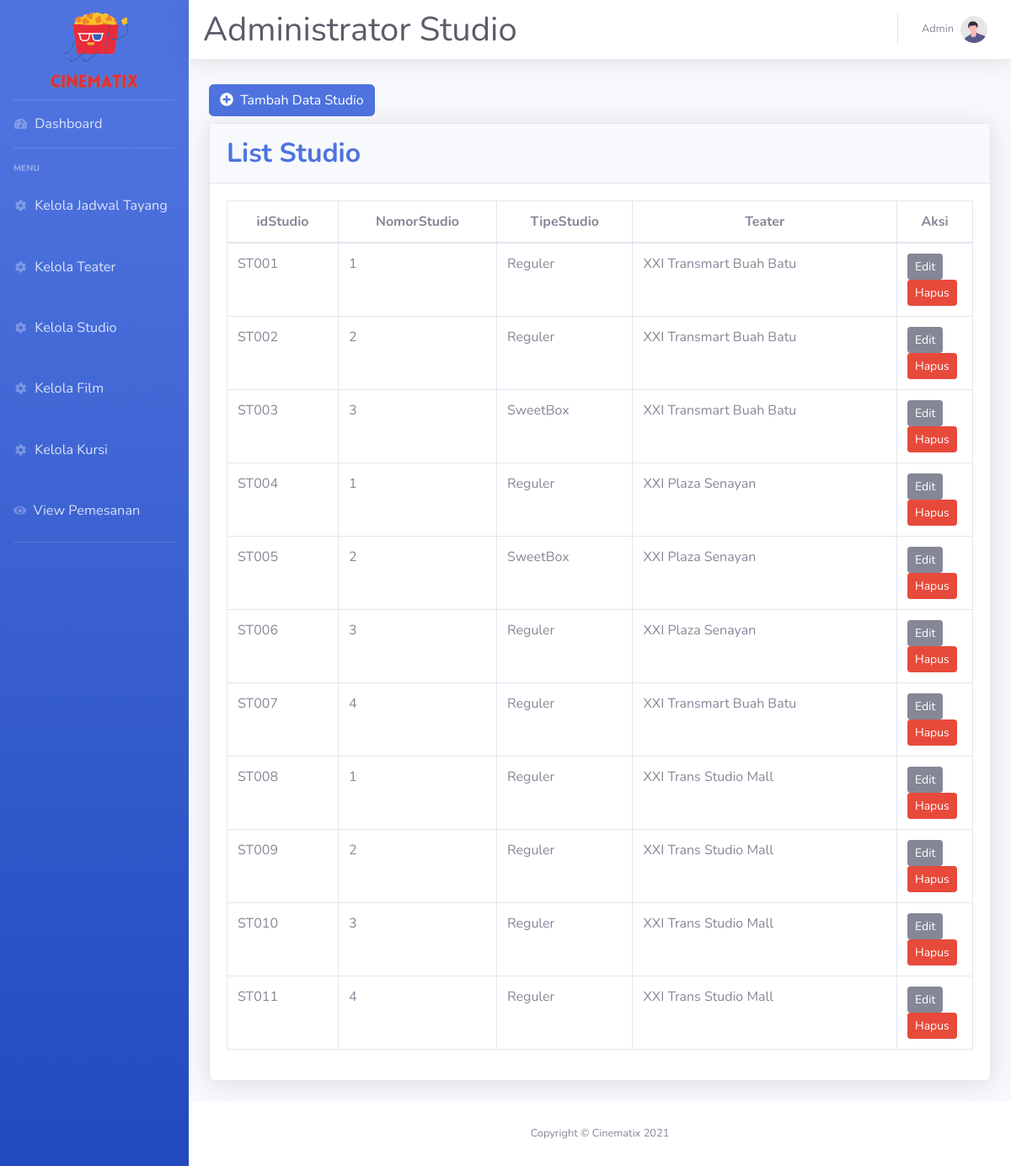
Page /index.php/studio on the earlier database version.
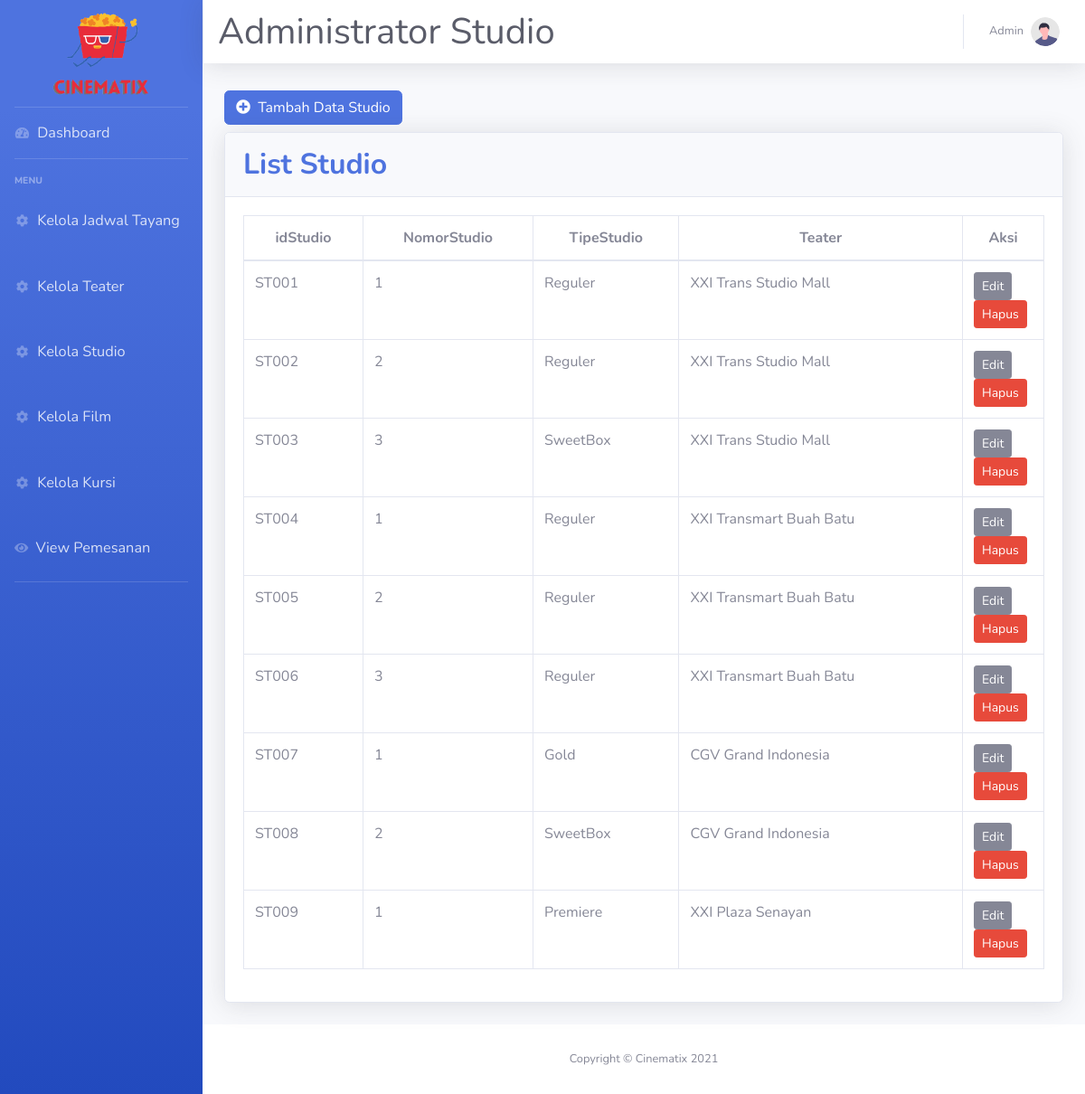
Same page on the later database version.
### tables this page shows
CREATE TABLE `studio` (
  `idStudio` varchar(5) NOT NULL,
  `NomorStudio` varchar(2) NOT NULL,
  `TipeStudio` varchar(10) NOT NULL,
  `idTeater` varchar(5) NOT NULL
);

CREATE TABLE `teater` (
  `idTeater` varchar(5) NOT NULL,
  `NamaTeater` varchar(50) NOT NULL,
  `image` varchar(128) NOT NULL
);

### application/controllers/Studio.php (called while the page is built, shortened)
<?php
class Studio extends CI_Controller {
    public function __construct(){
        $this->load->library('form_validation');
        $this->load->model('Studio_Model');
        $this->load->model('Teater_Model');
        $this->load->helper('form');
    }
    public function index()
        {
            $data['judul'] = 'Studio';
            $data['studio'] = $this->Studio_Model->getAllStudio();
            $data['teater'] = $this->Teater_Model->getAllTeater();
            $this->load->view('templates/header_admin.php',$data);
            $this->load->view('Admin/KelolaStudio.php',$data);
            $this->load->view('templates/footer_admin.php');
        }
}

### index.php (called while the page is built, shortened)
<?php
require_once BASEPATH.'core/CodeIgniter.php';

### application/models/Studio_Model.php (called while the page is built, shortened)
<?php
class Studio_Model extends CI_model{
    public function getAllStudio(){
        $this->db->select('studio.*,teater.NamaTeater as namateater');
        $this->db->from('studio');
        $this->db->join('teater','teater.idTeater = studio.idTeater');
        return $this->db->get()->result_array();
    }
}
?>

### application/views/Admin/KelolaStudio.php (the view, shortened to what this page needs)
<div class="container-fluid" style="margin-top:100px">
<div class="row">
    <div class="col-md-6">
        <a href="" class="btn btn-primary addStudiobtn mb-2"  data-toggle="modal" data-target="#studioModal"><i class="fa fa-plus-circle mr-1"></i> Tambah Data Studio</a>
    </div>
</div>
<div class="card shadow mb-4">
    <div class="card-header py-3">
        <h2 class="m-0 font-weight-bold text-primary">List Studio</h2>
    </div>
    <div class="card-body">
        <div class="table-responsive">
            <table class="table table-bordered" id="dataTable" width="100%" cellspacing="0" >
                <thead style="text-align:center;">
                    <tr>
                        <th>idStudio</th>
                        <th>NomorStudio</th>
                        <th>TipeStudio</th>
                        <th>Teater</th>
                        <th width="90px">Aksi</th>
                    </tr>
                </thead>
                <tbody>
                <?php if(empty($studio)): ?>
                    <tr>
                        <td colspan="5" align="center">No data has been created</td>
                    </tr>
                <?php else : ?>
                    <?php foreach ($studio as $st) : ?>
                    <tr>
                        <td><?= $st['idStudio']; ?></td>
                        <td><?= $st['NomorStudio']; ?></td>
                        <td><?= $st['TipeStudio']; ?></td>
                        <td><?= $st['namateater']; ?></td>
                        <td>
                            <a href="#" class="btn btn-secondary btn-sm EditStudiobtn" data-toggle="modal" data-target="#studioModal" data-id="<?= $st['idStudio']; ?>">
                                <span class="text">Edit</span>
                            </a>
                            <a href="<?= base_url(); ?>Studio/delStudio/<?= $st['idStudio']; ?>" class="btn btn-danger btn-sm delStudiobtn" onclick="return confirm('Apakah Anda yakin untuk menghapus data ini ?');">
                                <span class="text">Hapus</span>
                            </a>
                        </td>
                    </tr>
                    <?php endforeach; ?>
                <?php endif; ?>
                </tbody>
            </table>
        </div>
    </div>
</div>
</div>
</div>

Differences in the rows shown:
removed studio: idStudio "ST010", NomorStudio "3", TipeStudio "Reguler", idTeater.NamaTeater "XXI Trans Studio Mall"
removed studio: idStudio "ST011", NomorStudio "4", TipeStudio "Reguler", idTeater.NamaTeater "XXI Trans Studio Mall"
changed through a linked row, studio "ST001": idTeater.NamaTeater "XXI Transmart Buah Batu" → "XXI Trans Studio Mall"
changed through a linked row, studio "ST002": idTeater.NamaTeater "XXI Transmart Buah Batu" → "XXI Trans Studio Mall"
changed through a linked row, studio "ST003": idTeater.NamaTeater "XXI Transmart Buah Batu" → "XXI Trans Studio Mall"
changed through a linked row, studio "ST004": idTeater.NamaTeater "XXI Plaza Senayan" → "XXI Transmart Buah Batu"
changed studio "ST005": TipeStudio "SweetBox" → "Reguler"; idTeater.NamaTeater "XXI Plaza Senayan" → "XXI Transmart Buah Batu"
changed through a linked row, studio "ST006": idTeater.NamaTeater "XXI Plaza Senayan" → "XXI Transmart Buah Batu"
changed studio "ST007": NomorStudio "4" → "1"; TipeStudio "Reguler" → "Gold"; idTeater.NamaTeater "XXI Transmart Buah Batu" → "CGV Grand Indonesia"
changed studio "ST008": NomorStudio "1" → "2"; TipeStudio "Reguler" → "SweetBox"; idTeater.NamaTeater "XXI Trans Studio Mall" → "CGV Grand Indonesia"
changed studio "ST009": NomorStudio "2" → "1"; TipeStudio "Reguler" → "Premiere"; idTeater.NamaTeater "XXI Trans Studio Mall" → "XXI Plaza Senayan"
